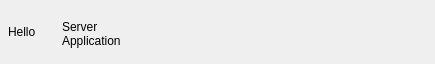
<?xml version="1.0" encoding="UTF-8"?>
<ui version="4.0">
 <class>Form</class>
 <widget class="QWidget" name="Form">
  <property name="geometry">
   <rect>
    <x>0</x>
    <y>0</y>
    <width>435</width>
    <height>64</height>
   </rect>
  </property>
  <property name="sizePolicy">
   <sizepolicy hsizetype="Expanding" vsizetype="Maximum">
    <horstretch>0</horstretch>
    <verstretch>0</verstretch>
   </sizepolicy>
  </property>
  <property name="minimumSize">
   <size>
    <width>0</width>
    <height>0</height>
   </size>
  </property>
  <property name="maximumSize">
   <size>
    <width>16777215</width>
    <height>16777215</height>
   </size>
  </property>
  <property name="baseSize">
   <size>
    <width>0</width>
    <height>64</height>
   </size>
  </property>
  <property name="windowTitle">
   <string>Form</string>
  </property>
  <layout class="QGridLayout" name="gridLayout">
   <property name="leftMargin">
    <number>8</number>
   </property>
   <property name="topMargin">
    <number>8</number>
   </property>
   <property name="rightMargin">
    <number>8</number>
   </property>
   <property name="bottomMargin">
    <number>8</number>
   </property>
   <item row="1" column="0">
    <widget class="QLabel" name="icon">
     <property name="sizePolicy">
      <sizepolicy hsizetype="Fixed" vsizetype="Fixed">
       <horstretch>0</horstretch>
       <verstretch>0</verstretch>
      </sizepolicy>
     </property>
     <property name="minimumSize">
      <size>
       <width>48</width>
       <height>48</height>
      </size>
     </property>
     <property name="maximumSize">
      <size>
       <width>48</width>
       <height>48</height>
      </size>
     </property>
     <property name="text">
      <string>Hello</string>
     </property>
     <property name="scaledContents">
      <bool>true</bool>
     </property>
    </widget>
   </item>
   <item row="1" column="1">
    <layout class="QVBoxLayout" name="verticalLayout_3">
     <property name="spacing">
      <number>0</number>
     </property>
     <property name="topMargin">
      <number>4</number>
     </property>
     <property name="bottomMargin">
      <number>0</number>
     </property>
     <item>
      <widget class="QLabel" name="name">
       <property name="sizePolicy">
        <sizepolicy hsizetype="Preferred" vsizetype="Minimum">
         <horstretch>0</horstretch>
         <verstretch>0</verstretch>
        </sizepolicy>
       </property>
       <property name="text">
        <string>Server</string>
       </property>
       <property name="alignment">
        <set>Qt::AlignBottom|Qt::AlignLeading|Qt::AlignLeft</set>
       </property>
       <property name="indent">
        <number>-1</number>
       </property>
      </widget>
     </item>
     <item>
      <widget class="QLabel" name="label">
       <property name="sizePolicy">
        <sizepolicy hsizetype="Preferred" vsizetype="Minimum">
         <horstretch>0</horstretch>
         <verstretch>0</verstretch>
        </sizepolicy>
       </property>
       <property name="text">
        <string>Application</string>
       </property>
       <property name="alignment">
        <set>Qt::AlignLeading|Qt::AlignLeft|Qt::AlignTop</set>
       </property>
      </widget>
     </item>
    </layout>
   </item>
  </layout>
 </widget>
 <resources/>
 <connections/>
</ui>
